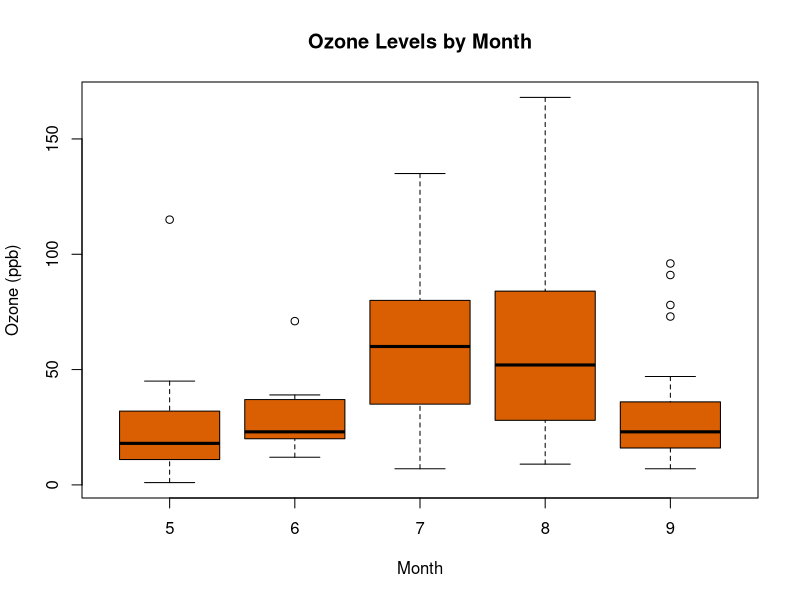
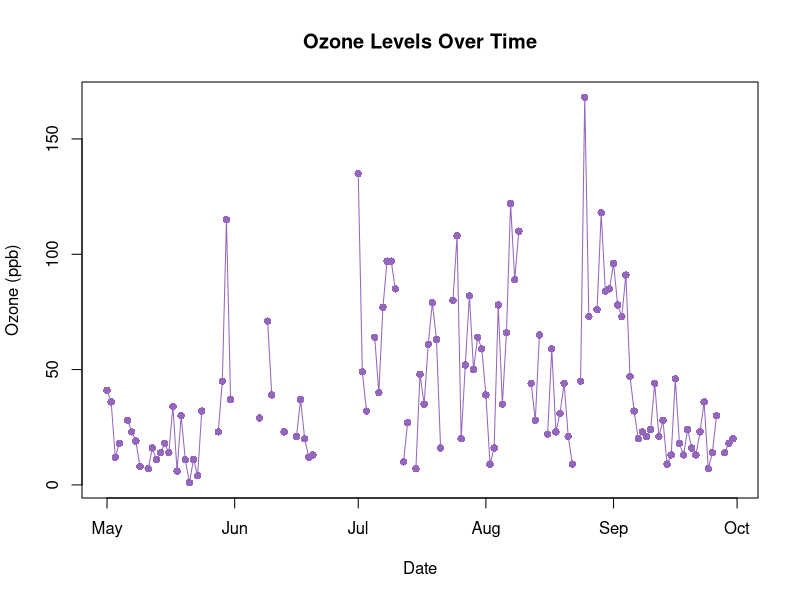

These figures' R source, in order:
## ---- chunk 1
#loading libraries
library(knitr) # for tables
## ---- chunk 2
# loading the dataset
data("airquality")
## ---- chunk 3
# summary table of variables
variable_summary <- data.frame(
  Variable = c("Ozone", "Solar.R", "Wind", "Temp", "Month", "Day"),
  Description = c(
    "Ozone concentration (ppb)",
    "Solar radiation (Langley)",
    "Wind speed (mph)",
    "Maximum daily temperature (°F)",
    "Month of the observation",
    "Day of the month"
  ),
  stringsAsFactors = FALSE
)

# display using knitr
kable(variable_summary)
## ---- chunk 4
# summary stats
summary(airquality)
## ---- chunk 5
# boxplot of Ozone grouped by month
boxplot(Ozone ~ Month, data = airquality, col = "#D95F02",
        xlab = "Month", ylab = "Ozone (ppb)", main = "Ozone Levels by Month")
## ---- chunk 6
# create date variable for plotting refrence
airquality$Date <- as.Date(paste(1973, airquality$Month, airquality$Day, sep = "-"))
# line plot of Ozone levels
plot(airquality$Date, airquality$Ozone, type = "l", col = "#9467bd",
     xlab = "Date", ylab = "Ozone (ppb)", main = "Ozone Levels Over Time")
# add points to help see missing data
points(airquality$Date, airquality$Ozone, pch = 16, col = "#9467bd")
